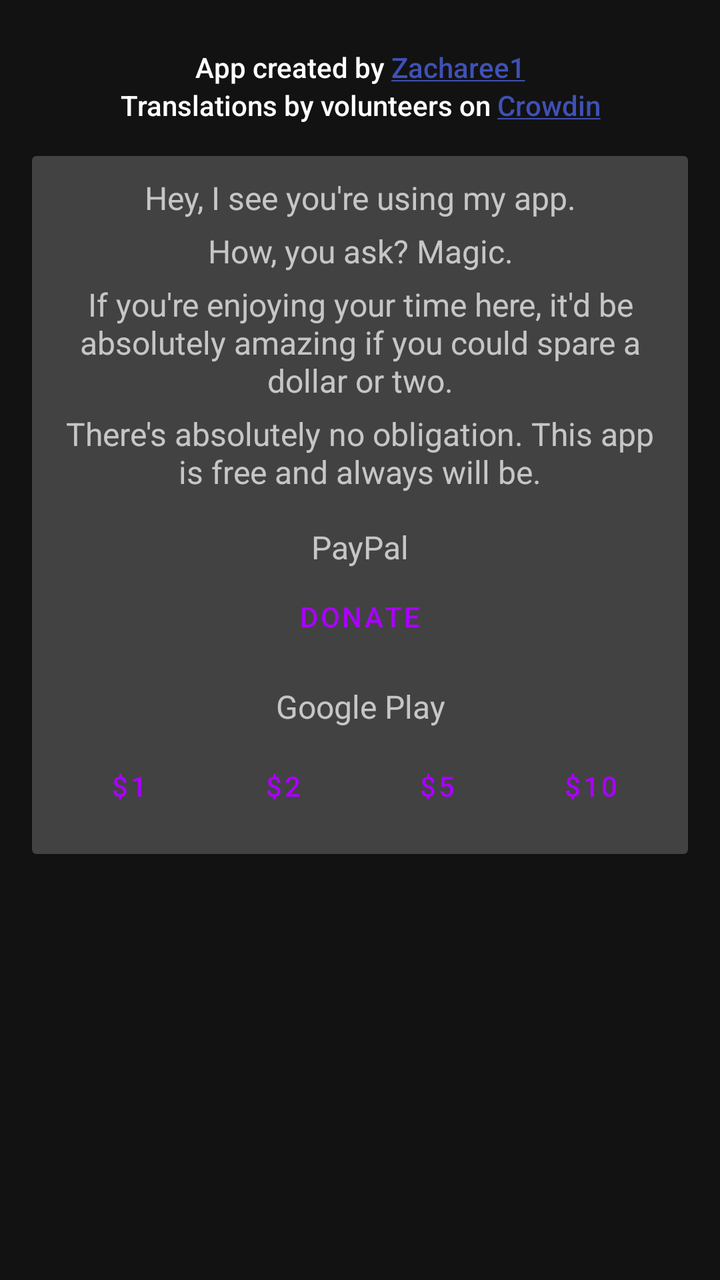
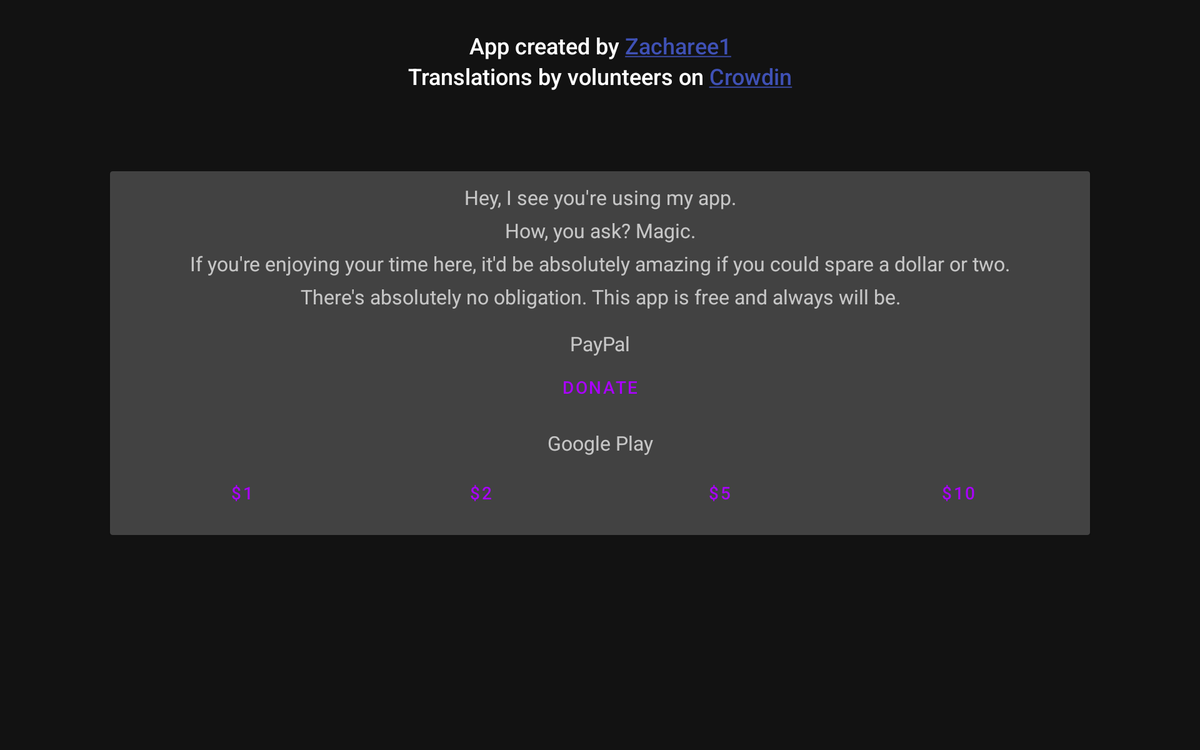

An Android layout and its configuration variant, each rendered on a device that would load it. The default file and the variant file are quoted in full after the pictures.
<!-- AndroidManifest.xml: application theme AppTheme.Dark -->
<!-- res/layout/activity_about.xml -->
<?xml version="1.0" encoding="utf-8"?>
<android.support.constraint.ConstraintLayout xmlns:android="http://schemas.android.com/apk/res/android"
    xmlns:app="http://schemas.android.com/apk/res-auto"
    xmlns:tools="http://schemas.android.com/tools"
    android:layout_width="match_parent"
    android:layout_height="match_parent"
    tools:context="com.zacharee1.systemuituner.activites.MainActivity">

    <ScrollView
        android:layout_width="match_parent"
        android:layout_height="match_parent"
        app:layout_constraintStart_toStartOf="parent"
        android:layout_marginStart="8dp"
        app:layout_constraintEnd_toEndOf="parent"
        android:layout_marginEnd="8dp"
        app:layout_constraintTop_toTopOf="parent"
        android:layout_marginTop="8dp"
        app:layout_constraintBottom_toBottomOf="parent"
        android:layout_marginBottom="8dp">

        <LinearLayout
            android:layout_width="match_parent"
            android:layout_height="wrap_content"
            android:orientation="vertical" >

            <TextView
                android:id="@+id/app_credit"
                android:layout_width="match_parent"
                android:layout_height="wrap_content"
                android:layout_marginEnd="32dp"
                android:layout_marginStart="32dp"
                android:layout_marginTop="16dp"
                android:text="@string/created_by"
                android:textAlignment="center"
                android:textAppearance="@style/TextAppearance.AppCompat.Body2" />

            <TextView
                android:id="@+id/lang_credit"
                android:layout_width="match_parent"
                android:layout_height="wrap_content"
                android:layout_marginEnd="32dp"
                android:layout_marginStart="32dp"
                android:text="@string/lang_credit"
                android:textAlignment="center"
                android:textAppearance="@style/TextAppearance.AppCompat.Body2" />

            <android.support.v7.widget.CardView
                android:layout_width="match_parent"
                android:layout_height="match_parent"
                android:layout_marginEnd="8dp"
                android:layout_marginStart="8dp"
                android:layout_marginTop="16dp"
                app:cardElevation="1dp">

                <include layout="@layout/layout_donate" />

            </android.support.v7.widget.CardView>

        </LinearLayout>
    </ScrollView>

</android.support.constraint.ConstraintLayout>
<!-- res/layout/layout_donate.xml (included above) -->
<?xml version="1.0" encoding="utf-8"?>
<LinearLayout xmlns:android="http://schemas.android.com/apk/res/android"
    xmlns:tools="http://schemas.android.com/tools"
    android:layout_width="match_parent"
    android:layout_height="match_parent"
    android:orientation="vertical"
    android:padding="10dp">

    <TextView
        android:layout_width="match_parent"
        android:layout_height="wrap_content"
        android:text="@string/donate_hook"
        android:textAlignment="center"
        android:textSize="16sp" />

    <TextView
        android:layout_width="match_parent"
        android:layout_height="wrap_content"
        android:layout_marginTop="5dp"
        android:text="@string/donate_joke"
        android:textAlignment="center"
        android:textSize="16sp" />

    <TextView
        android:layout_width="match_parent"
        android:layout_height="wrap_content"
        android:layout_marginTop="5dp"
        android:text="@string/donate_request"
        android:textAlignment="center"
        android:textSize="16sp" />

    <TextView
        android:layout_width="match_parent"
        android:layout_height="wrap_content"
        android:layout_marginTop="5dp"
        android:text="@string/donate_dont_worry"
        android:textAlignment="center"
        android:textSize="16sp" />

    <TextView
        android:id="@+id/paypal_title"
        android:layout_width="match_parent"
        android:layout_height="wrap_content"
        android:layout_marginTop="16dp"
        android:text="@string/paypal"
        android:textAlignment="center"
        android:textSize="16sp" />

    <com.google.android.material.button.MaterialButton
        android:id="@+id/paypal_button"
        android:layout_width="match_parent"
        android:layout_height="wrap_content"
        android:layout_gravity="center_horizontal"
        android:paddingLeft="16dp"
        android:paddingRight="16dp"
        android:text="@string/donate"
        />

    <TextView
        android:id="@+id/google_play_donate_title"
        android:layout_width="match_parent"
        android:layout_height="wrap_content"
        android:layout_marginTop="10dp"
        android:text="@string/google_play"
        android:textAlignment="center"
        android:textSize="16sp"
        />

    <LinearLayout
        android:id="@+id/google_play_donate"
        android:layout_width="match_parent"
        android:layout_height="match_parent"
        android:layout_marginTop="5dp"
        android:orientation="horizontal">

        <com.google.android.material.button.MaterialButton
            android:id="@+id/donate_1"
            android:layout_width="match_parent"
            android:layout_height="wrap_content"
            android:layout_gravity="center_horizontal"
            android:layout_weight="1"
            android:paddingLeft="16dp"
            android:paddingRight="16dp"
            android:text="@string/donate_1"
            tools:ignore="ButtonStyle"
            />

        <com.google.android.material.button.MaterialButton
            android:id="@+id/donate_2"
            android:layout_width="match_parent"
            android:layout_height="wrap_content"
            android:layout_gravity="center_horizontal"
            android:layout_weight="1"
            android:paddingLeft="16dp"
            android:paddingRight="16dp"
            android:text="@string/donate_2"
            tools:ignore="ButtonStyle"
            />

        <com.google.android.material.button.MaterialButton
            android:id="@+id/donate_5"
            android:layout_width="match_parent"
            android:layout_height="wrap_content"
            android:layout_gravity="center_horizontal"
            android:layout_weight="1"
            android:paddingLeft="16dp"
            android:paddingRight="16dp"
            android:text="@string/donate_5"
            tools:ignore="ButtonStyle"
            />

        <com.google.android.material.button.MaterialButton
            android:id="@+id/donate_10"
            android:layout_width="match_parent"
            android:layout_height="wrap_content"
            android:layout_gravity="center_horizontal"
            android:layout_weight="1"
            android:paddingLeft="16dp"
            android:paddingRight="16dp"
            android:text="@string/donate_10"
            tools:ignore="ButtonStyle"
            />
    </LinearLayout>

</LinearLayout>
<!-- resources referenced by this layout -->
<resources>
  <string name="created_by">App created by <a href="https://forum.xda-developers.com/member.php?u=7055541">Zacharee1</a></string>
  <string name="donate">Donate</string>
  <string name="donate_1" translatable="false">$1</string>
  <string name="donate_10" translatable="false">$10</string>
  <string name="donate_2" translatable="false">$2</string>
  <string name="donate_5" translatable="false">$5</string>
  <string name="donate_dont_worry">There\'s absolutely no obligation. This app is free and always will be.</string>
  <string name="donate_hook">Hey, I see you\'re using my app.</string>
  <string name="donate_joke">How, you ask? Magic.</string>
  <string name="donate_request">If you\'re enjoying your time here, it\'d be absolutely amazing if you could spare a dollar or two.</string>
  <string name="google_play" translatable="false">Google Play</string>
  <string name="lang_credit">Translations by volunteers on <a href="https://crowdin.com/project/systemui-tuner">Crowdin</a></string>
  <string name="paypal" translatable="false">PayPal</string>
  <style name="AppTheme.Dark" parent="Theme.MaterialComponents.NoActionBar">
          <item name="colorPrimary">@color/colorPrimary</item>
          <item name="colorPrimaryDark">@color/colorPrimaryDark</item>
          <item name="colorPrimaryVariant">@color/colorPrimaryLight</item>
          <item name="colorSecondary">@color/colorAccent</item>
          <item name="colorSecondaryVariant">@color/colorAccentLight</item>
          <item name="buttonStyle">@style/Widget.MaterialComponents.Button.TextButton</item>
          <item name="materialButtonStyle">?buttonStyle</item>
          <item name="android:statusBarColor">@android:color/transparent</item>
      </style>
  <color name="colorPrimary">#aa00ff</color>
  <color name="colorPrimaryDark">#7200ca</color>
  <color name="colorPrimaryLight">#e254ff</color>
  <color name="colorAccent">#3f51b5</color>
  <color name="colorAccentLight">#757de8</color>
</resources>
<!-- res/layout-w900dp/activity_about.xml (the repository's variant of the layout above) -->
<!-- drawn on a 7-inch tablet turned sideways -->
<?xml version="1.0" encoding="utf-8"?>
<android.support.constraint.ConstraintLayout xmlns:android="http://schemas.android.com/apk/res/android"
    xmlns:app="http://schemas.android.com/apk/res-auto"
    xmlns:tools="http://schemas.android.com/tools"
    android:layout_width="match_parent"
    android:layout_height="match_parent"
    tools:context="com.zacharee1.systemuituner.activites.MainActivity">

    <ScrollView
        android:layout_width="match_parent"
        android:layout_height="match_parent"
        app:layout_constraintStart_toStartOf="parent"
        android:layout_marginStart="8dp"
        app:layout_constraintEnd_toEndOf="parent"
        android:layout_marginEnd="8dp"
        app:layout_constraintTop_toTopOf="parent"
        android:layout_marginTop="8dp"
        app:layout_constraintBottom_toBottomOf="parent"
        android:layout_marginBottom="8dp">

        <LinearLayout
            android:layout_width="800dp"
            android:layout_height="wrap_content"
            android:layout_gravity="center_horizontal"
            android:orientation="vertical">

            <TextView
                android:id="@+id/app_credit"
                android:layout_width="match_parent"
                android:layout_height="wrap_content"
                android:layout_marginEnd="32dp"
                android:layout_marginStart="32dp"
                android:layout_marginTop="16dp"
                android:text="@string/created_by"
                android:textAlignment="center"
                android:textAppearance="@style/TextAppearance.AppCompat.Body2"
                android:textSize="18sp" />

            <TextView
                android:id="@+id/lang_credit"
                android:layout_width="match_parent"
                android:layout_height="wrap_content"
                android:layout_marginEnd="32dp"
                android:layout_marginStart="32dp"
                android:text="@string/lang_credit"
                android:textAlignment="center"
                android:textAppearance="@style/TextAppearance.AppCompat.Body2"
                android:textSize="18sp" />

            <android.support.v7.widget.CardView
                android:layout_width="match_parent"
                android:layout_height="match_parent"
                android:layout_marginEnd="8dp"
                android:layout_marginStart="8dp"
                android:layout_marginTop="64dp"
                app:cardElevation="1dp"
                app:layout_constraintEnd_toEndOf="parent"
                app:layout_constraintStart_toStartOf="parent"
                app:layout_constraintTop_toBottomOf="@id/open_tweaks">

                <include layout="@layout/layout_donate" />
            </android.support.v7.widget.CardView>

        </LinearLayout>
    </ScrollView>

</android.support.constraint.ConstraintLayout>
